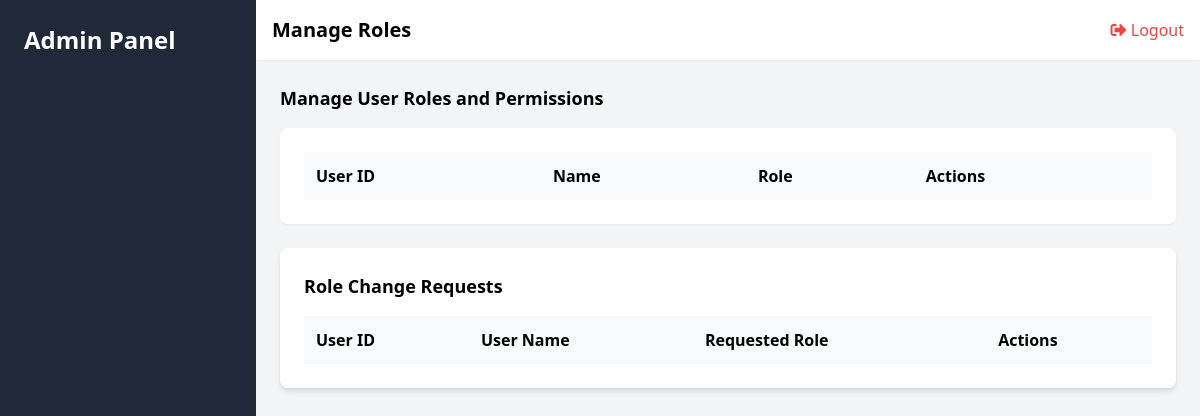
/view/manage_roles.php, run on an earlier commit of the app's database.
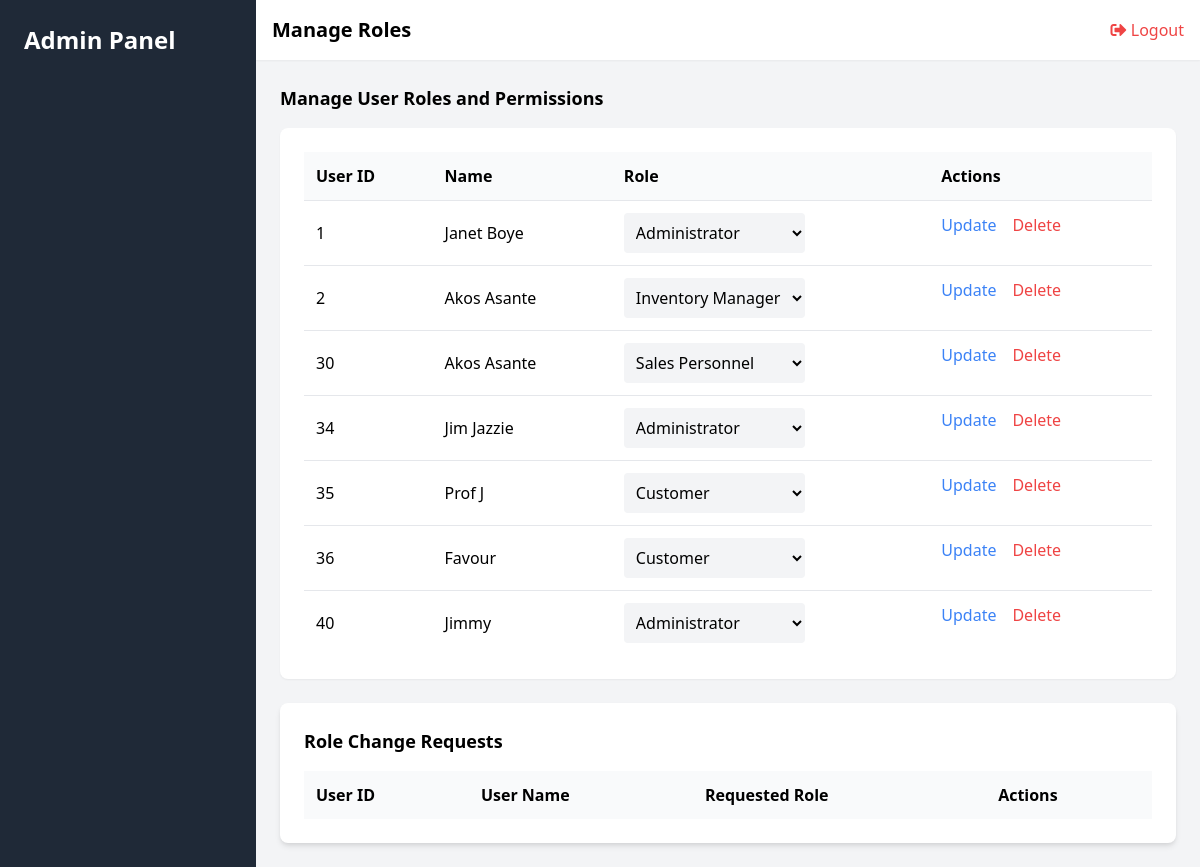
And on a later commit of the database.
### tables this page shows
CREATE TABLE `users` (
  `user_id` int(11) NOT NULL,
  `name` varchar(100) NOT NULL,
  `email` varchar(100) NOT NULL,
  `password` varchar(255) NOT NULL,
  `role` enum('administrator','inventory manager','sales personnel','customer') NOT NULL
);

### controllers/user_controller.php (called while the page is built, shortened)
<?php
require_once("../classes/user_class.php");
function getAllUsersController() {
    $users = new User();
    return $users->getAllUsers();
}
?>

### classes/user_class.php (called while the page is built, shortened)
<?php
require_once("../settings/db_class.php");
class User extends db_connection
{
    public function getAllUsers()
    {
        $ndb = new db_connection();
        $sql = "SELECT * FROM `users`";
        if (!$ndb->db_query($sql)) {
            return false;
        }
        return $ndb->db_fetch_all();
    }
}
?>

### settings/db_class.php (called while the page is built, shortened)
<?php
if (!class_exists('db_connection')) {
	class db_connection
	{
		public $db = null;
		public $results = null;
		function db_connect()
		{
			$this->db = mysqli_connect(SERVER, USERNAME, PASSWORD, DATABASE);
			if (mysqli_connect_errno()) {
				return false;
			} else {
				return true;
			}
		}
		function db_query($sqlQuery)
		{
			$this->results = mysqli_query($this->db, $sqlQuery);
			if ($this->results == false) {
				return false;
			} else {
				return true;
			}
		}
		function db_fetch_all()
		{
			return mysqli_fetch_all($this->results, MYSQLI_ASSOC);
		}
	}
}
?>

### view/manage_roles.php (the view, shortened to what this page needs)
<?php
require_once('../controllers/user_controller.php');
$users = getAllUsersController();
?>
<!DOCTYPE html>
<html lang="en">
<head>
    <link href="https://cdn.jsdelivr.net/npm/tailwindcss@2.2.16/dist/tailwind.min.css" rel="stylesheet">
    <link rel="stylesheet" href="https://cdnjs.cloudflare.com/ajax/libs/font-awesome/5.15.3/css/all.min.css">
</head>
<body>
    <div class="flex h-screen bg-gray-100">
        <div class="w-64 bg-gray-800">
            <div class="p-6">
                <h1 class="text-2xl font-bold text-white">Admin Panel</h1>
            </div>
        </div>
        <div class="flex-1 overflow-x-hidden overflow-y-auto">
            <header class="bg-white shadow-sm p-4">
                <div class="flex items-center justify-between">
                    <h2 class="text-xl font-semibold">Manage Roles</h2>
                    <div class="flex items-center">
                        <a href="../actions/logout_action.php" class="text-red-500 hover:text-red-700">
                            <i class="fas fa-sign-out-alt"></i> Logout
                        </a>
                    </div>
                </div>
            </header>
            <main class="p-6">
                <h3 class="text-lg font-semibold mb-4">Manage User Roles and Permissions</h3>
                <div class="bg-white p-6 rounded-lg shadow-sm">
                    <table class="w-full">
                        <thead>
                            <tr class="bg-gray-50">
                                <th class="p-3 text-left">User ID</th>
                                <th class="p-3 text-left">Name</th>
                                <th class="p-3 text-left">Role</th>
                                <th class="p-3 text-left">Actions</th>
                            </tr>
                        </thead>
                        <tbody>
                            <?php foreach ($users as $user) { ?>
                                <tr class="border-t">
                                    <td class="p-3"><?php echo $user['user_id']; ?></td>
                                    <td class="p-3"><?php echo $user['name']; ?></td>
                                    <td class="p-3">
                                        <form action="../actions/change_role_action.php" method="POST">
                                            <select name="role" class="bg-gray-100 p-2 rounded">
                                                <option value="administrator" <?php echo $user['role'] === 'administrator' ? 'selected' : ''; ?>>Administrator</option>
                                                <option value="inventory manager" <?php echo $user['role'] === 'inventory manager' ? 'selected' : ''; ?>>Inventory Manager</option>
                                                <option value="sales personnel" <?php echo $user['role'] === 'sales personnel' ? 'selected' : ''; ?>>Sales Personnel</option>
                                                <option value="customer" <?php echo $user['role'] === 'customer' ? 'selected' : ''; ?>>Customer</option>
                                            </select>
                                    </td>
                                    <td class="p-3 flex items-center space-x-4">
                                        <button type="submit" name="action" value="approve" onclick="return confirm('Are you sure you want to update this user\'s role?')" class="text-blue-500 hover:text-blue-700">Update</button>
                                        <form action="../actions/delete_user_action.php" method="POST">
                                            <button type="submit" name="action" value="delete" onclick="return confirm('Are you sure you want to delete this user?')" class="text-red-500 hover:text-red-700">Delete</button>
                                        </form>
                                    </td>
                                </tr>
                            <?php } ?>
                        </tbody>
                    </table>
                </div>
                <div class="bg-white p-6 rounded-lg shadow-md mt-6">
                    <h3 class="text-lg font-semibold mb-4">Role Change Requests</h3>
                    <table class="w-full">
                        <thead>
                            <tr class="bg-gray-50">
                                <th class="p-3 text-left">User ID</th>
                                <th class="p-3 text-left">User Name</th>
                                <th class="p-3 text-left">Requested Role</th>
                                <th class="p-3 text-left">Actions</th>
                            </tr>
                        </thead>
                    </table>
                </div>
            </main>
        </div>
    </div>
</body>
</html>

What changed in the data, as far as the page shows it:
added users: user_id "1", name "Janet Boye", role "Administrator"
added users: user_id "2", name "Akos Asante", role "Inventory Manager"
added users: user_id "30", name "Akos Asante", role "Sales Personnel"
added users: user_id "34", name "Jim Jazzie", role "Administrator"
added users: user_id "35", name "Prof J", role "Customer"
added users: user_id "36", name "Favour", role "Customer"
added users: user_id "40", name "Jimmy", role "Administrator"
